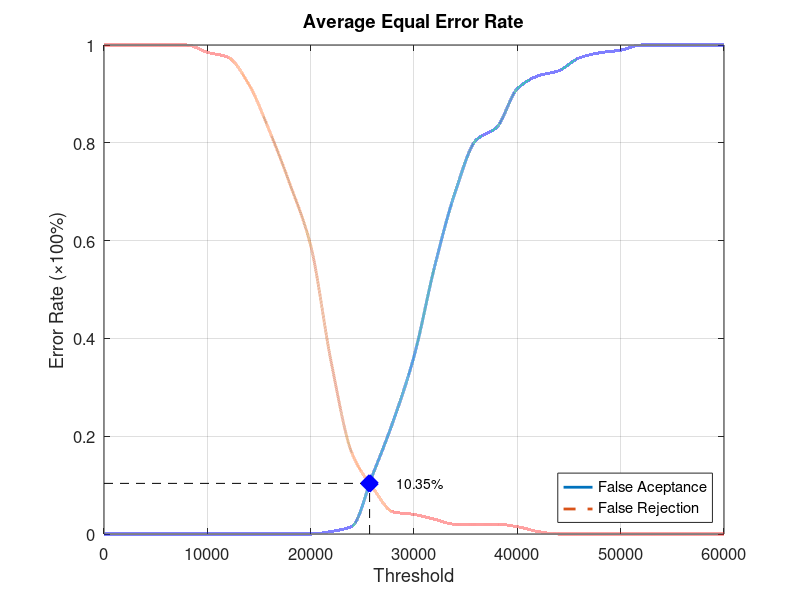
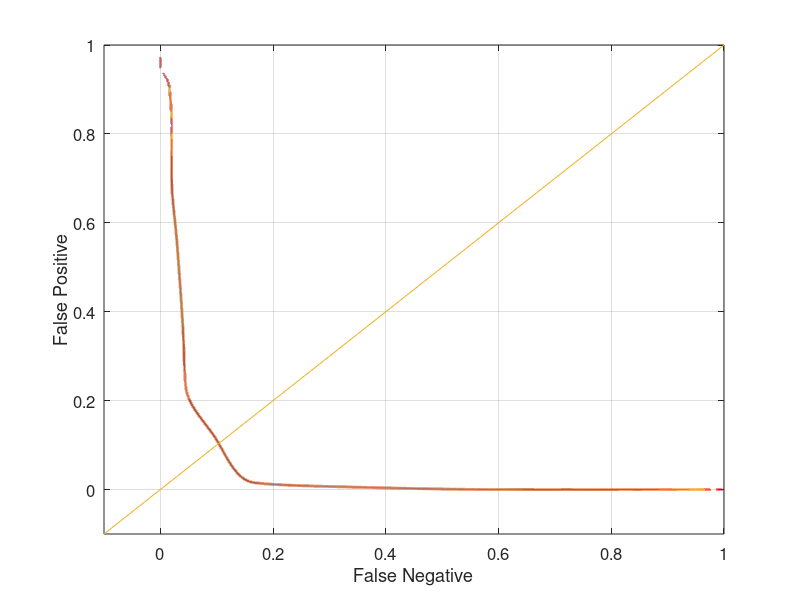

Here is the MATLAB script that generated these plots, in order:
function yEER = Database1_4
close all;
clear;
clc;
x = 0:2000:60000;
xq = 0:0.5:60000;

y0 = [0 0 0 0 0 0 0 0 0 0 0 0.00526316 0.0157895 0.121053 0.231579 0.363158 0.547368 0.7 0.805263 0.831579 0.910526 0.936842 0.947368 0.973684 0.984211 0.989474 1 1 1 1 1];
yy0 = interp1(x, y0, xq, 'pchip');
y1 = [1 1 1 1 1 0.985 0.975 0.92 0.825 0.715 0.59 0.35 0.165 0.095 0.045 0.04 0.03 0.02 0.02 0.02 0.015 0.005 0 0 0 0 0 0 0 0 0];
yy1 = interp1(x, y1, xq, 'pchip');

% Calculating EER: 
y2 = abs(y0 - y1);
find(y2 == min(y2))
yy2 = abs(yy0 - yy1);
xEER = find(yy2 == min(yy2));
xEERIndex = xq(xEER) % X-axis EER
yEER = yy0(xEER) % Y-axis EER

main = figure
plot(xq, yy0,'-','LineWidth', 2);	hold on
plot(xq, yy1,'--','LineWidth', 2);	hold on
plot([xEERIndex xEERIndex], [0 yEER], 'k--');	hold on
plot([0 xEERIndex], [yEER yEER], 'k--');	hold on
plot(xEERIndex, yEER, 'bx', 'LineWidth', 10);	hold on
text(xEERIndex + 10 * xEERIndex / 100, yEER, [num2str(round((10000 * yEER)) / 100) '%'])
legend('False Aceptance', 'False Rejection', 'Location', 'SouthEast')
xlabel('Threshold')
ylabel('Error Rate (\times100%)')
title('Average Equal Error Rate')
set(gca, 'FontSize', 12)
axis([0 60000 0 1])
grid on

print(main, 'Database1_4Main', '-dpng');
FNRxFPR = figure('Color', [1 1 1]);
plot(yy1, yy0, '-', yy1, yy0, 'LineWidth', 2);
hold on
y = -0.1:0.1:1
plot(y, y); 
set(gca, 'FontSize', 12)
xlabel('False Negative')
ylabel('False Positive')
axis([-0.1 1 -0.1 1])
set(gca, 'FontSize', 12)
grid on

print(FNRxFPR, 'Database1_4FNRxFPR','-dpng');
end
